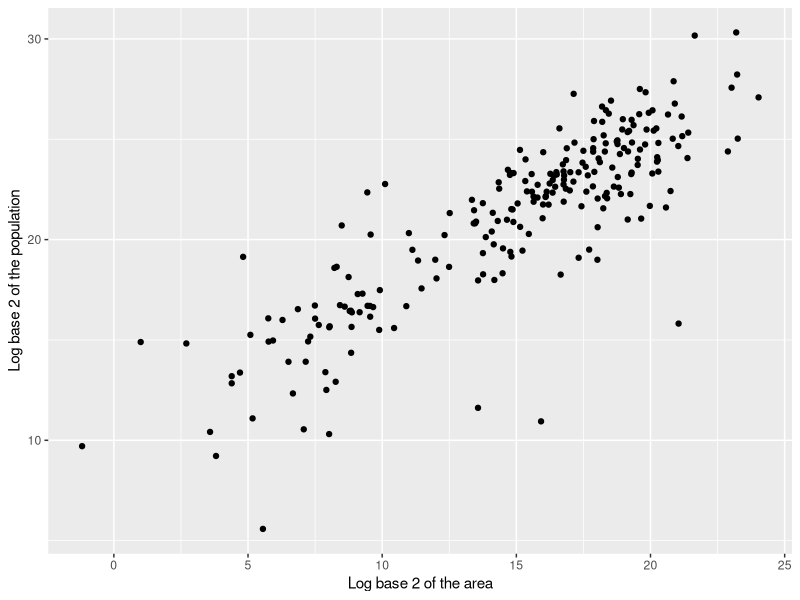
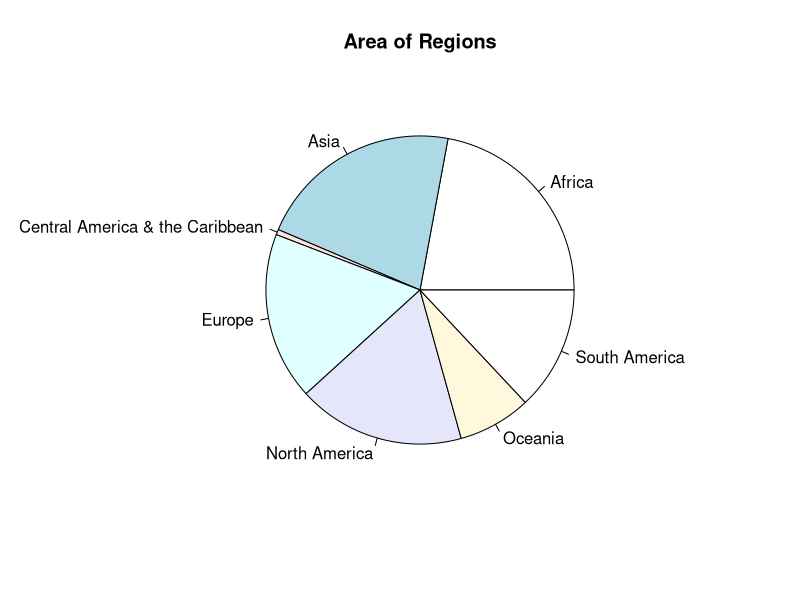
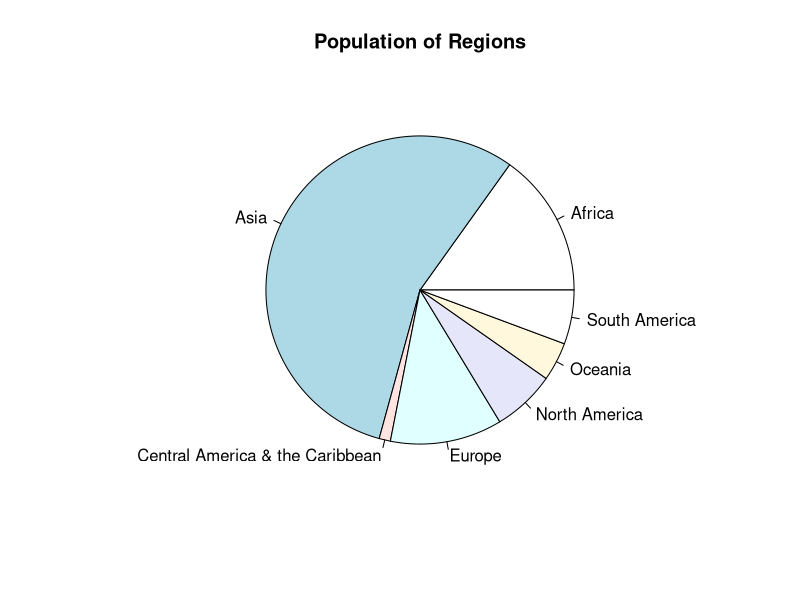
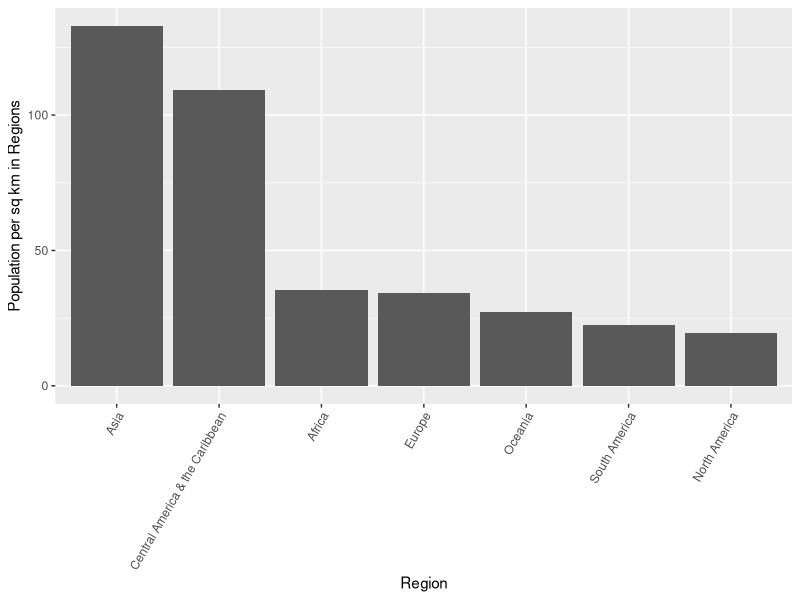

Write R code to recreate these figures, in order.
## ---- chunk 1
library(ggplot2)
## ---- chunk 2
dat = read.table("countrydata_withregion.tsv", sep = '\t', quote="", header=TRUE)
head(dat,15)
## ---- chunk 3
dat$log_area = log2(dat$area)
dat$log_pop = log2(dat$population)
ggplot(aes(x=log_area,y=log_pop), data=dat) + geom_point() + 
  xlab("Log base 2 of the area") + ylab("Log base 2 of the population")
## ---- chunk 4
areas = aggregate(dat$area, by=list(region = dat$region),FUN=sum)
pops = aggregate(as.numeric(dat$population), by=list(region = dat$region), FUN=sum)
pie(areas$x, labels=areas$region,main="Area of Regions")
pie(pops$x, labels=pops$region,main="Population of Regions")
## ---- chunk 5
pop_pk = data.frame(regions = areas$region, ppk=pops$x/areas$x)

ggplot(aes(reorder(regions, -ppk), ppk), data=pop_pk) + geom_bar(stat="identity") + theme(axis.text.x = element_text(angle = 60, hjust =1)) + xlab("Region") + ylab("Population per sq km in Regions")
